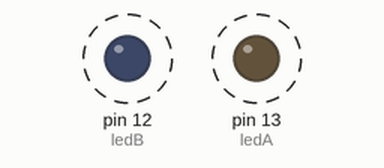
This sketch was run on a simulated Arduino Uno, built with avr-gcc and run on an emulated ATmega328P. On the bench: output pins drawn as LEDs (lit = HIGH). Dashed ring = blinking.

Above: at 0.16 s.
Timing chart, 0 to 3.0 s (numbered marks = the images above):
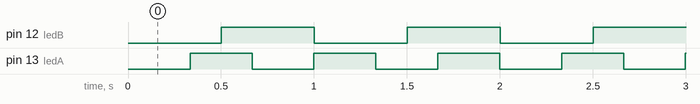

The sketch:

BlinkWithoutDelay_4_argomento.ino
```cpp
/* Blink without Delay
 Soluzione

 Introdotto un argomento per la funzione che nodifica l'intervallo di lampeggio

 */

// First LED
int ledA =  13;      // the number of the LED pin
// Variables will change:
int ledStateA = LOW;             // ledState used to set the LED
long previousMillisA = 0;        // will store last time LED was updated

// Second LED data
int ledB = 12; //Secondo LED
int ledStateB = LOW;             // ledState used to set the LED
long previousMillisB = 0;        // will store last time LED was updated

void setup() {
  // set the digital pin as output:
  pinMode(ledA, OUTPUT);
  pinMode(ledB, OUTPUT);
}

void loop()
{
  lightLedA(333);
  lightLedB(500);
}

//////////////
// Funzioni

void lightLedA (int interval) {
  // Illumina il ledA secondo un intervallo passato come argomento

  if (millis() - previousMillisA >= interval) {
    // save the last time you blinked the LED
    previousMillisA += interval;

    // if the LED is off turn it on and vice-versa:
      ledStateA = !ledStateA;
    // set the LED with the ledState of the variable:
    digitalWrite(ledA, ledStateA);
  }

}

void lightLedB (int interval) {
  // Illumina il ledB secondo un intervallo passato come argomento

  if (millis() - previousMillisB >= interval) {
    // save the last time you blinked the LED
    previousMillisB += interval;

    // if the LED is off turn it on and vice-versa:
      ledStateB = !ledStateB;
    // set the LED with the ledState of the variable:
    digitalWrite(ledB, ledStateB);
  }
}

/* Approfondimenti
- Quali similitudini ci sono tra le due funzioni?
- Distinguere i dati comuni tra le due funzioni che ci servono per
  far lampeggiare i LED
- Distinguere i dati che caratterizzano un LED rispetto all'altro
- Provare a integrare le variabili relative ai due LED dentro le
  rispettive funzioni.
- Sarebbe possibile scrivere una funzione che possa interagire con un LED qualunque?
  ES: Come inpostare il PIN del LED? Come gestire lo stato del LED?
*/
```

Measured:
- by itself, pin 12 (ledB): alternates HIGH for 0.50 s and LOW for 0.50 s
- by itself, pin 13 (ledA): alternates HIGH for 0.33 s and LOW for 0.33 s
